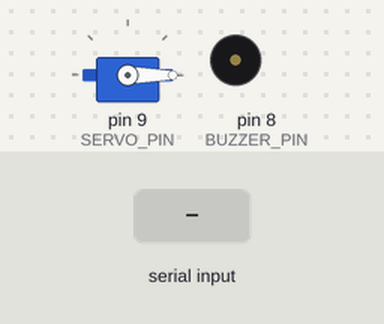
A sketch run on a simulated Arduino Uno, built with avr-gcc and run on an emulated ATmega328P. Parts: servo, buzzer (waves = sounding, pin HIGH). The inputs (shaded band) are chosen by the test bench.

Above: at 1.2 s.
1.3 s: "U" received over Serial
At 2.3 s:
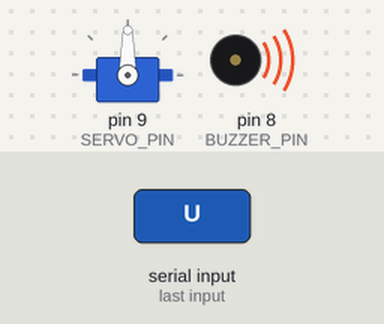
At 3.8 s:
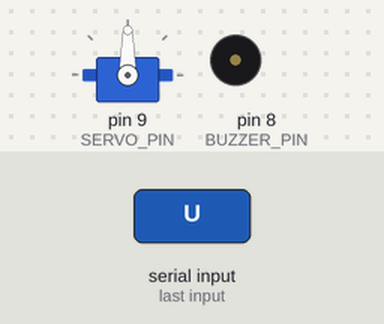
4.3 s: "L" received over Serial
At 4.6 s:
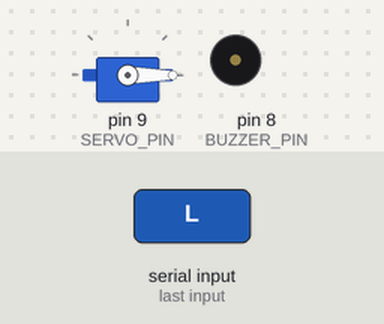
Timing chart, 0 to 7.3 s (numbered marks = the images above; inputs shaded):
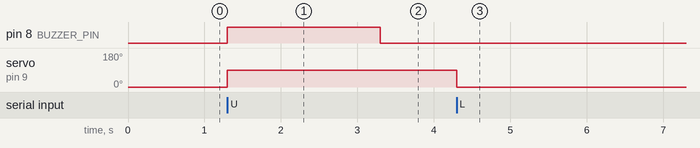

Measured:
- after the input at 1.3 s, pin 8 (BUZZER_PIN): LOW → HIGH at once, → LOW 2.0 s later; servo on pin 9 (SERVO_PIN): 0° → 90° at once
- after the input at 4.3 s, servo on pin 9 (SERVO_PIN): 90° → 0° at once

The sketch:

vault_control.ino
```cpp
#include <Servo.h>

Servo vaultServo;

const int SERVO_PIN = 9;
const int BUZZER_PIN = 8;

void setup() {
  Serial.begin(9600); // Serial port for Python communication
  vaultServo.attach(SERVO_PIN);
  vaultServo.write(0); // Default: Vault Locked (0 degrees)

  pinMode(BUZZER_PIN, OUTPUT);
  digitalWrite(BUZZER_PIN, LOW);
}

void loop() {
  if (Serial.available() > 0) {
    char command = Serial.read();

    if (command == 'U') {
      // Command 'U' -> UNLOCK VAULT
      vaultServo.write(90); // Rotate servo to 90 degrees

      // Buzzer Alert Tone (2 seconds)
      digitalWrite(BUZZER_PIN, HIGH);
      delay(2000);
      digitalWrite(BUZZER_PIN, LOW);
    } else if (command == 'L') {
      // Command 'L' -> LOCK VAULT
      vaultServo.write(0); // Reset servo to 0 degrees
      digitalWrite(BUZZER_PIN, LOW);
    }
  }
}
```
